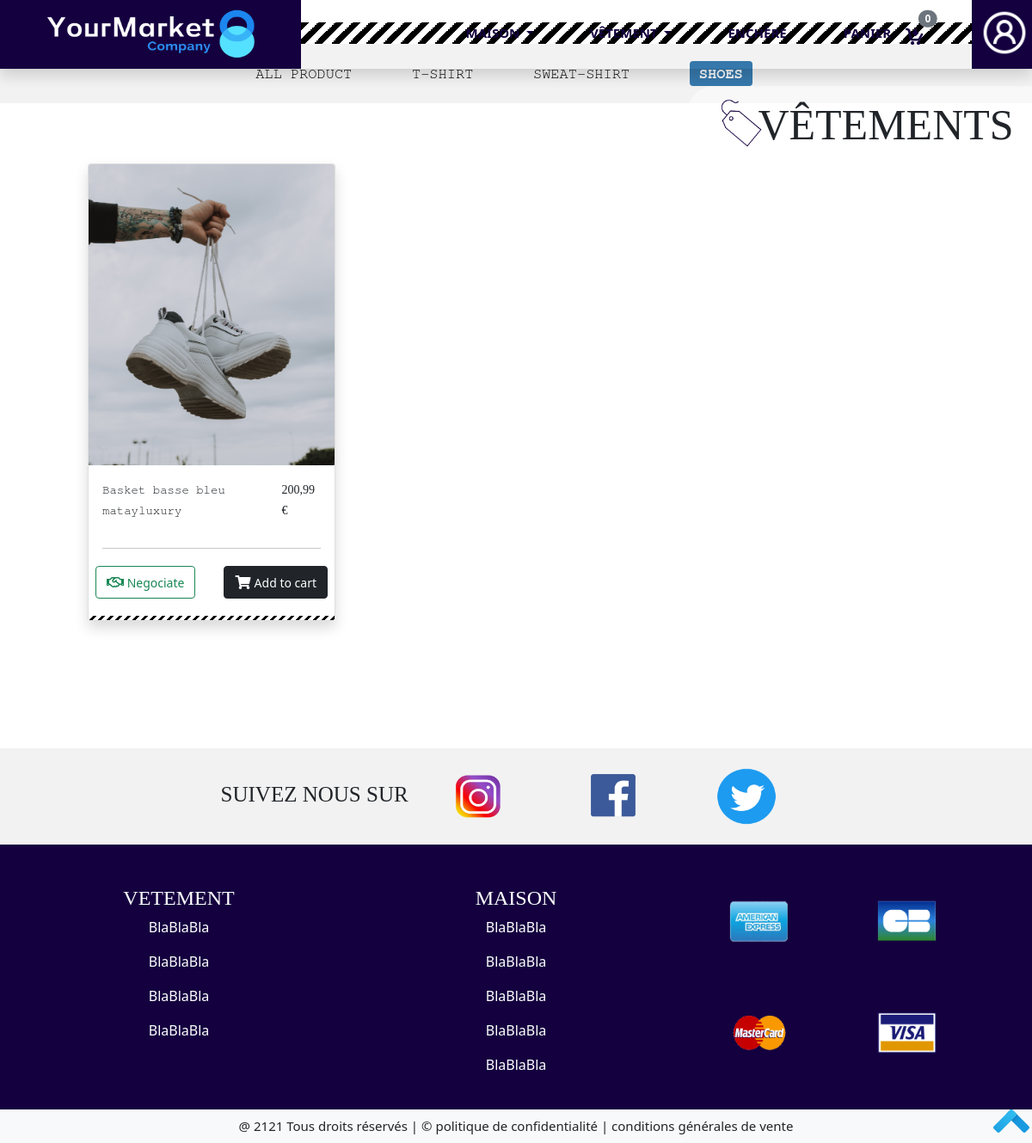
Page /Front/Acheteur/page-vetements-shoes.php on the committed database.
### tables this page shows
CREATE TABLE IF NOT EXISTS `item` (
  `id_item` int(11) NOT NULL AUTO_INCREMENT,
  `id_seller` int(11) NOT NULL,
  `price` varchar(15) NOT NULL,
  `name` varchar(20) NOT NULL,
  `category` varchar(255) NOT NULL,
  `subcategory` varchar(255) NOT NULL,
  `quantity` varchar(15) NOT NULL,
  `description` text NOT NULL,
  `photo` varchar(255) NOT NULL,
  `is_bidding` tinyint(4) NOT NULL DEFAULT '0',
  `is_negotiated` tinyint(4) NOT NULL DEFAULT '0',
  `is_buying` tinyint(4) NOT NULL DEFAULT '0',
  PRIMARY KEY (`id_item`),
  KEY `id_item` (`id_item`),
  KEY `id_seller` (`id_seller`)
);

CREATE TABLE IF NOT EXISTS `seller` (
  `id_seller` int(11) NOT NULL AUTO_INCREMENT,
  `brand` varchar(30) NOT NULL,
  `profil_picture` varchar(255) NOT NULL,
  `background` varchar(255) NOT NULL,
  `phone` varchar(255) NOT NULL,
  `email` varchar(255) NOT NULL,
  `passworde` varchar(255) NOT NULL,
  PRIMARY KEY (`id_seller`),
  KEY `id_seller` (`id_seller`)
);

### Front/Acheteur/page-vetements-shoes.php (the view, shortened to what this page needs)
<?php
    require "head.php";
        include("../../Bdd/cnx.php");
        $queryCountItems = mysqli_query($con, "select count(id_item) as total from item where category='Vetement' and subcategory='shoes'");
        $queryAllItems = mysqli_query($con, "select name, price , brand,subcategory, quantity, description,photo, is_negotiated, is_bidding from item,seller where seller.id_seller=item.id_seller and category='Vetement'and subcategory='shoes'");
?>
<div class="vetement_general">
    <div class="deco_marque_general position-absolute position-absolute top-0 end-0">
        <img class="img_icon_sale position-absolute top-50 start-0 translate-middle-y" src="../../Image/icon_sale.png" alt="icon_sale">
        <p class="texte_deco_marque_general texte_style text-uppercase position-absolute top-50 start-50 translate-middle">vêtements</p>
    </div>
    <div class="class_separation"></div>
</div>
<div class="vetement_details" id="menuCatVetement">
    <div class="navbar_vetement">
            <ul class="navbar_listeVendeur_details detail_style centrer">
                    <li><a href="page-vetements.php#menuCatVetement" class="text-uppercase">All product</a> </li>
                    <li><a href="page-vetements-tshirt.php#menuCatVetement" class="text-uppercase">T-shirt</a></li>
                    <li><a href="page-vetements-sweat.php#menuCatVetement" class="text-uppercase">Sweat-shirt</a></li>
                    <li><a href="page-vetements-shoes.php#menuCatVetement" class="badge text-uppercase bg_blue1 text-light">Shoes</a></li>
                </ul>
    </div>
</div>
<div class="maison_liste_total row">
    <div class="col-1"></div>
    <div class="col-10">
        <div class="row">
        <?php
        if($row = mysqli_fetch_assoc($queryCountItems)){
            $total = $row['total'];
            for ($i=0; $i<=$total;$i++){
                if($rowAllItems = mysqli_fetch_assoc($queryAllItems)){
                    $nameItems = $rowAllItems['name'];
                    $prixItems = $rowAllItems['price'];
                    $brandItems = $rowAllItems['brand'];
                    $is_negotiated = $rowAllItems['is_negotiated'];
                    ?>
                    <div class="listeVendeur_un_par_un col-3 mb-5">
                        <div class="card shadow cardProduct" style="width: 18rem;" >
                            <img class="img_listeVendeur_logo card-img-top" src="../../Image/chaussure.png" alt="oreiller">
                            <div class="card-body">
                                <div class="row">
                                    <div class="col-md-9">
                                    <div class="detail_style_titre detail_style"><small><?php echo $nameItems ?></small></div>
                                <div class="detail_style_marque detail_style"><small><?php echo $brandItems ?></small></div>
                                    </div>
                                    <div class="col-md-3">
                                        <p href="#" class="detail_style_prix texte_style f_right"><small><?php echo $prixItems ?> €</small> </p>
                                    </div>
                                </div>
                                <hr>
                                <div class="row">
                                    <div class="col-6 p-1 m-0">
                                        <?php if($is_negotiated == 1){ ?>
                                            <button type="button" class="btn btn-outline-success" data-bs-toggle="modal" data-bs-target="#nego_prix_maison"> <i class="far fa-handshake"></i><small> Negociate</small></button>
                                        <?php } ?>
                                    </div>
                                    <div class="col-6  p-1 m-0">
                                        <button type="button" class="btn btn-dark f_right"> <i class="fas fa-shopping-cart"></i>    <small>Add to cart </small></button>
                                    </div>
                            </div>
                            </div>
                            <div class="class_separation2 w-100"></div>
                            </div>
                        </div>
            <?php
                }
            }
        }
        ?>
        </div>
    </div>
    <div class="col-1"></div>
</div>
<?php
    include("footer.php");
?>

### Lien/yourmarket.css (style rules this page uses)
.centrer { text-align: center; }
.texte_style { font-family: Impact, fantasy; }
.detail_style { font-family: FreeMono, monospace; }
.class_separation { width: 100%; height: 25px; background: linear-gradient(-45deg, black 25%, white 25%, white 50%, black 50%, black 75%, white 75%, white); background-size:20px 20px; }
.f_right { float: right!important; }
.bg_blue1 { background-color:#3678ab!important; }

### Lien/categorie.css (style rules this page uses)
.deco_marque_general { margin-top: 100px!important; background-color: rgb(255, 255, 255,0.5); width: 400px; height: 90px; border-radius: 30px 0 0 30px; }
.texte_deco_marque_general { font-size: 50px; margin-left: 30px!important; }
.img_icon_sale { float: left; width: 80px; height: 80px; margin-left: 20px!important; }
.navbar_vetement { background-color: #f2f2f2; }
.navbar_vetement { list-style-type: none; }
.maison_liste_total, .vetement_liste_total { margin-top: 70px!important; }
.class_separation2 { width: 250px; height: 5px; background: linear-gradient(-45deg, black 25%, white 25%, white 50%, black 50%, black 75%, white 75%, white); background-size:10px 10px; }
.cardProduct { position: relative; }

### Lien/article.css (style rules this page uses)
.navbar_listeVendeur_details li { display: inline-block; padding: 20px 0 20px 0; }
.navbar_listeVendeur_details li a { text-decoration: none; color: black; margin-right: 60px; font-size: 17px; }
.img_listeVendeur_logo { width: 250px; height: 350px; }

### rows in the picture
item: name "Basket basse bleu", id_seller.brand "matayluxury", price "200,99", is_negotiated 1 (drawn)
